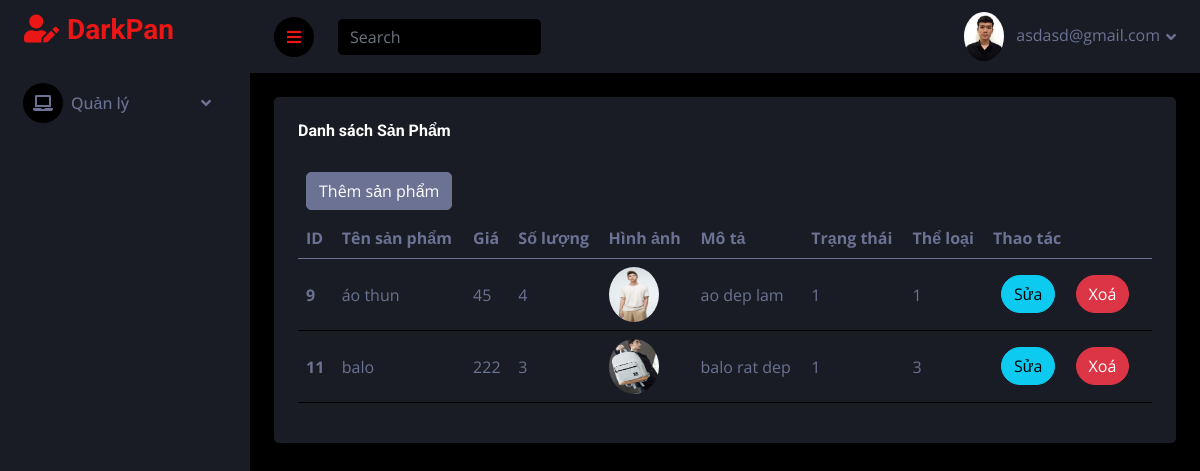
The app's page /admin/darkpan-1.0.0/controller/productController.php (signed in) with its own data.
### tables this page shows
CREATE TABLE `product` (
  `productID` int(11) NOT NULL,
  `productName` varchar(100) NOT NULL,
  `price` double NOT NULL,
  `amount` int(11) NOT NULL,
  `image` varchar(100) DEFAULT NULL,
  `description` varchar(250) NOT NULL,
  `status` tinyint(2) NOT NULL,
  `catID` int(11) NOT NULL
);

### admin/darkpan-1.0.0/controller/BaseController.php (called while the page is built, shortened)
<?php
class BaseController {
    public function view($view, $data = []) {
        include_once "../view/" . $view . ".php";
    }
}

### admin/darkpan-1.0.0/utils/MySQL.php (called while the page is built, shortened)
<?php
class MySQL
{
    private $servername;
    private $username;
    private $password;
    private $dbname;
    private static $conn;
    public function __construct()
    {
        $this->servername = "localhost";
        $this->username = "root";
        $this->password = "";
        $this->dbname = "webthaylam";
        return self::$conn;
    }
    public function connectDB()
    {
        try {
            self::$conn = new PDO("mysql:host=$this->servername;dbname=$this->dbname", $this->username, $this->password);
            self::$conn->setAttribute(PDO::ATTR_ERRMODE, PDO::ERRMODE_EXCEPTION);
            return self::$conn;
        } catch (PDOException $e) {
            echo "Connection failed: " . $e->getMessage();
        }
    }
    public function disconnectDB()
    {
        self::$conn = null;
    }
    public function getAllData($query){
        $stmt = self::$conn -> prepare($query);
        $stmt -> execute();
        return $stmt->fetchAll(PDO::FETCH_ASSOC);
    }
}

### admin/darkpan-1.0.0/model/productModel.php (called while the page is built, shortened)
<?php
include_once '../utils/MySQL.php';
class productModel
{
    public function getListProduct(){
        $dbCon = new MySQL();
        $query = "SELECT * FROM webthaylam.product ";
        $listProduct = $dbCon->getAllData($query);
        return  $listProduct;
    }
}

### admin/darkpan-1.0.0/view/product_list.php (the view, shortened to what this page needs)
<!DOCTYPE html>
<html lang="en">
<head>
    <?php
    include '../view/layout/header_page.php';
    ?>
</head>
<body>
    <div class="container-fluid position-relative d-flex p-0">
        <?php include '../view/layout/sidebar_page.php' ?>
        <div class="content">
            <?php include '../view/layout/header_navbar_page.php' ?>
            <div class="container-fluid pt-4 px-4">
                <div class="row g-4">
                    <div class="col-12">
                        <div class="bg-secondary rounded h-100 p-4">
                            <h6 class="mb-4" >Danh sách Sản Phẩm</h6>
                            <a class="btn btn-light m-2" href="../view/product_add.php">Thêm sản phẩm</a>
                            <div class="table-responsive">
                                <table class="table">
                                    <thead>
                                        <tr>
                                            <th scope="col">ID</th>
                                            <th scope="col">Tên sản phẩm</th>
                                            <th scope="col">Giá</th>
                                            <th scope="col">Số lượng</th>
                                            <th scope="col">Hình ảnh</th>
                                            <th scope="col">Mô tả</th>
                                            <th scope="col">Trạng thái</th>
                                            <th scope="col">Thể loại</th>
                                            <th scope="col">Thao tác</th>
                                        </tr>
                                    </thead>
                                    <tbody>
                                        <?php
                                            for ($i = 0; $i < count($data["product"]); $i++) {
                                                echo '<tr>';
                                                echo '    <th style="vertical-align: middle;" scope="row">' . $data["product"][$i]["productID"] . '</th>';
                                                echo '    <td style="vertical-align: middle;">' . $data["product"][$i]["productName"] . '</td>';
                                                echo '    <td style="vertical-align: middle;">' . $data["product"][$i]["price"] . '</td>';
                                                echo '    <td style="vertical-align: middle;">' . $data["product"][$i]["amount"] . '</td>';
                                                echo '    <td style="vertical-align: middle;"><img class="rounded-circle me-lg-2" src="../view/img/product/'. $data["product"][$i]["image"] .'" alt="" width="50" height="55"> </td>';
                                                echo '    <td style="vertical-align: middle;">' . $data["product"][$i]["description"] . '</td>';
                                                echo '    <td style="vertical-align: middle;">' . $data["product"][$i]["status"] . '</td>';
                                                echo '    <td style="vertical-align: middle;">' . $data["product"][$i]["catID"] . '</td>';
                                                echo '   <td>';
                                                echo '       <a class="btn btn-info rounded-pill m-2" href="../controller/productController.php?action=product_edit&id='.$data["product"][$i]["productID"].'">Sửa</a>';
                                                echo '       <a class="btn btn-danger rounded-pill m-2" href="../controller/productController.php?action=product_delete&id='.$data["product"][$i]["productID"].'">Xoá</a>';
                                                echo '    </td>';
                                                echo '</tr>';
                                            }
                                        ?>
                                    </tbody>
                                </table>
                            </div>
                        </div>
                    </div>
                </div>
            </div>
</body>
</html>

### admin/darkpan-1.0.0/view/css/style.css (style rules this page uses)
:root { --primary: #EB1616; --secondary: #191C24; --light: #6C7293; --dark: #000000; }
.btn { transition: .5s; }
.content { margin-left: 250px; min-height: 100vh; background: var(--dark); transition: 0.5s; }
@media (min-width: 992px) { .content { width: calc(100% - 250px); } }

### records on screen
product: productID "9", productName "áo thun", price "45", amount "4", image (picture), description "ao dep lam", status "1", catID "1"
product: productID "11", productName "balo", price "222", amount "3", image (picture), description "balo rat dep", status "1", catID "3"

### other values on screen
$_SESSION["email"] "asdasd@gmail.com"
